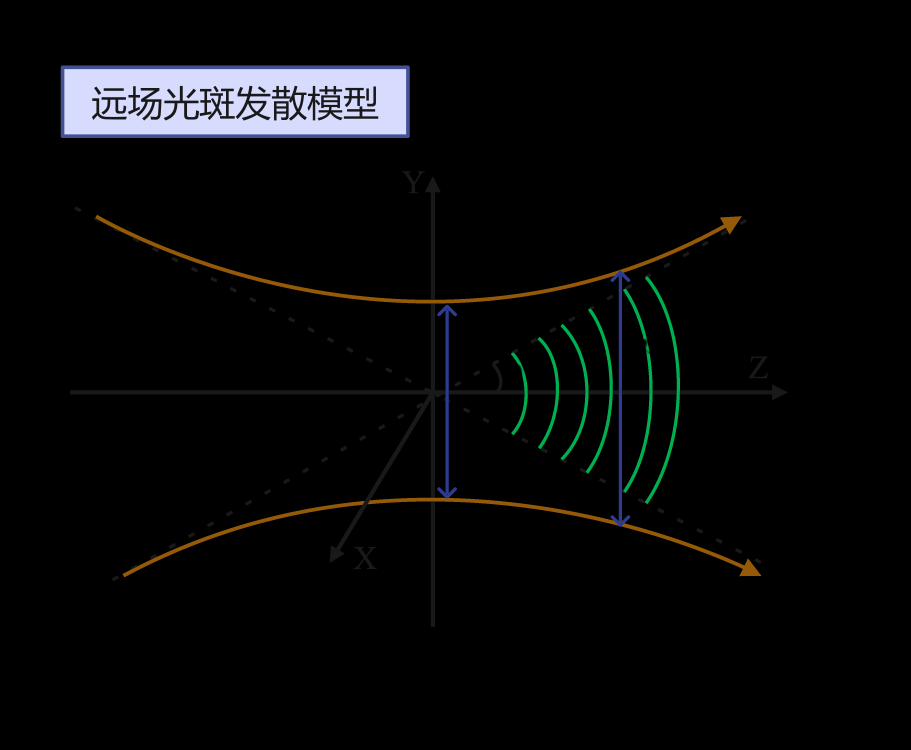
#> input picture CSMainDialog/远场光斑发散模型/远场光斑发散模型.png, 3644 x 3000 px (shown at 1/4 size); its folder holds only this picture in this run
$ python -i spot_algorithms.py   (imports and definitions only)
#> lines starting #> are read from the running program, lines starting #| are printed output that depends on the picture; after the words box and inside, x2 and y2 are one past the last pixel; in counts of white or black regions, pixels touching at a corner belong together
#> further down, picture is the input picture: shape (3000, 3644, 3); mean B, G, R 8.9, 8.5, 7.9
# spot_algorithms.py
import cv2
import numpy as np

# ---------------- 错误码 ----------------
(ERR_IMG_NONE, ERR_IMG_CHANNEL, ERR_IMG_TOO_SMALL, ERR_IMG_BLACK,
 ERR_BINARY_ALL_ZERO, ERR_OPEN_ALL_ZERO, ERR_NO_LOCAL_MAX,
 ERR_ALL_RADIUS_TOO_SMALL, ERR_NO_VALID_SPOT) = range(51, 60)

# ---------------- 仅提示，不终止 ----------------
def _die(code: int, msg: str):
    print(f"【检测错误 {code}】{msg}")
    return None   # 不再抛异常

spot_center = []
spot_areas = []
# ---------------- 通用预处理 ----------------
def _pre_check(img):
    if img is None:
        _die(ERR_IMG_NONE, "读取图片失败（None）")
        return None
    if len(img.shape) != 3 or img.shape[2] != 3:
        _die(ERR_IMG_CHANNEL, "图片通道数≠3，请确认 BGR 图像")
        return None
    h, w = img.shape[:2]
#> h = 3000; w = 3644
    if min(h, w) < 20:
        _die(ERR_IMG_TOO_SMALL, f"图片尺寸过小 ({w}×{h})")
        return None
    gray = cv2.cvtColor(img, cv2.COLOR_BGR2GRAY)
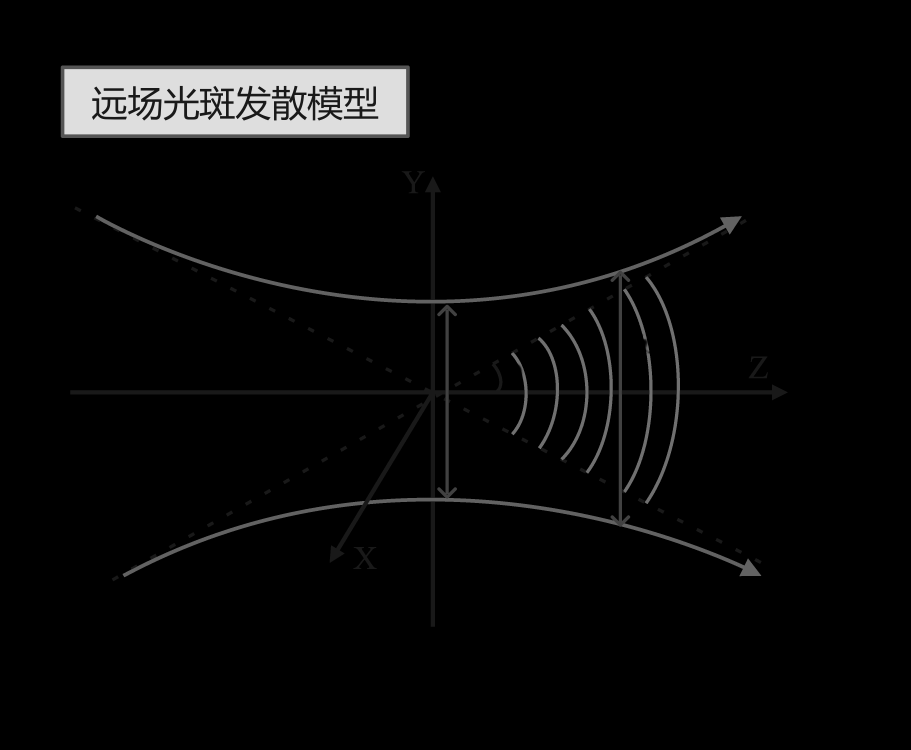
#> gray: shape (3000, 3644) (shown at 1/4 size); min 0, max 222, mean 8.3
    if np.max(gray) == 0:
        _die(ERR_IMG_BLACK, "整幅图全黑")
        return None
    return gray

def get_center_area():
    return spot_center,spot_areas

# ================== A：标准多光斑 ==================
def _algo_A(img, max_spots=3):
    gray = _pre_check(img)
    if gray is None: return img         # 预处理失败，直接返原图，修改1
    thresh_val = int(np.max(gray) * 0.85)
#> thresh_val = 188
    _, binary = cv2.threshold(gray, thresh_val, 255, cv2.THRESH_BINARY)
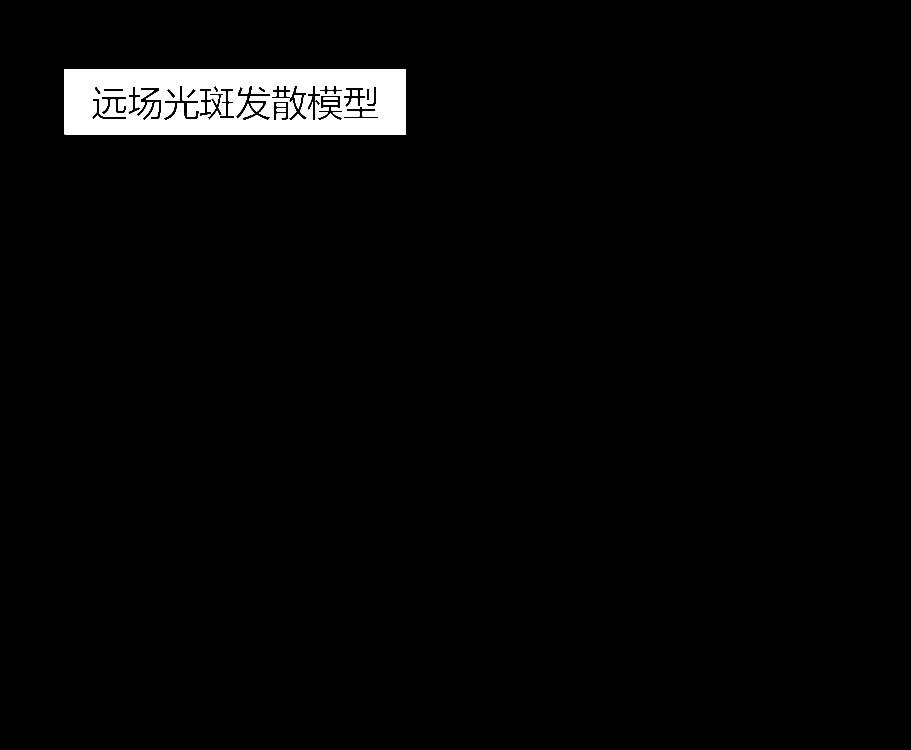
#> binary: shape (3000, 3644) (shown at 1/4 size); 2.7% white; 9 white regions, largest, box (x1, y1, x2, y2) and area: (258, 277, 1624, 537) 291733, (1003, 413, 1052, 446) 991, (1178, 380, 1205, 435) 969
    if not np.count_nonzero(binary):
        print(f"【检测错误 {ERR_BINARY_ALL_ZERO}】二值化后全黑")
        return img
    kernel = cv2.getStructuringElement(cv2.MORPH_ELLIPSE, (5, 5))
    opening = cv2.morphologyEx(binary, cv2.MORPH_OPEN, kernel, iterations=2)
#> opening: shape (3000, 3644); 2.7% white; 19 white regions, largest, box (x1, y1, x2, y2) and area: (258, 277, 1624, 537) 279346, (748, 409, 818, 468) 3163, (600, 408, 634, 467) 1254
    if not np.count_nonzero(opening):
        print(f"【检测错误 {ERR_OPEN_ALL_ZERO}】开运算后全黑")
        return img
    dist = cv2.distanceTransform(opening, cv2.DIST_L2, 5)
    local_max = (dist == cv2.dilate(dist, kernel)) & (dist > 0)
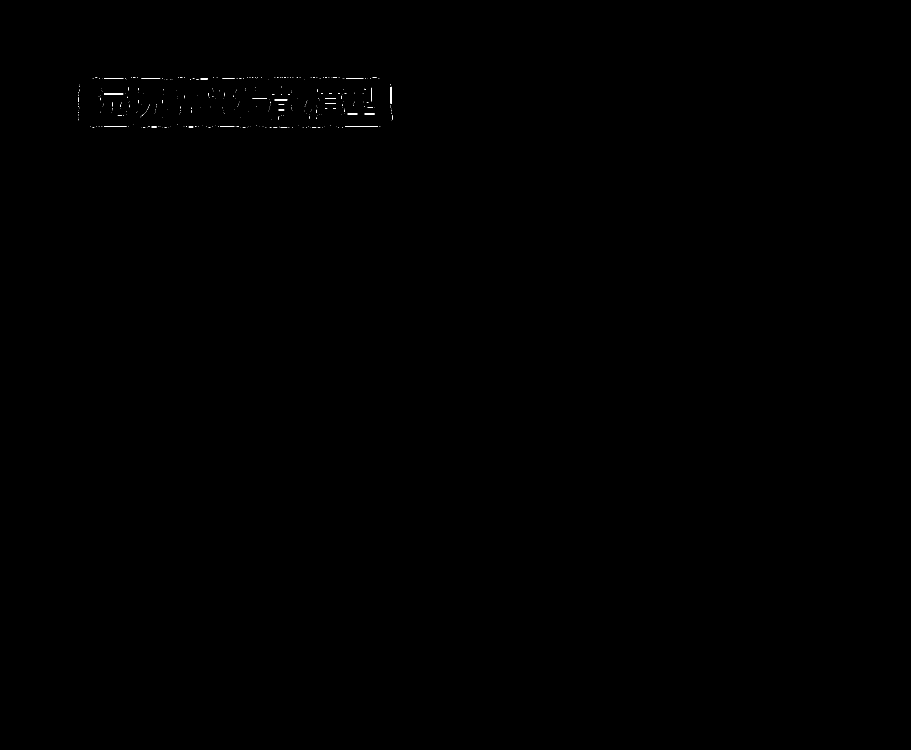
#> local_max: shape (3000, 3644) bool (shown at 1/4 size); 0.03% white in thin lines or dots, all inside (x1, y1, x2, y2) = (312, 309, 1569, 510)
    coords = np.column_stack(np.where(local_max))
#> coords = 3249 pairs, first value 309 to 509, second value 312 to 1568
    if not len(coords):
        print(f"【检测错误 {ERR_NO_LOCAL_MAX}】无局部极大值")
        return img
    radii = dist[coords[:, 0], coords[:, 1]]
#> radii = 3249 values, max 61.56 at index 1943, min 4.39 at index 2438, mean 23.96
    idx = np.argsort(-radii)[:20]
#> idx = 20 values, max 2006 at index 13, min 747 at index 10, mean 1232.9
    coords, radii = coords[idx], radii[idx]
#> coords = 20 rows, first 8: [429, 1562], [422, 1563], [340, 1563], [423, 1563], [339, 1563], [338, 1563], [431, 1563], [337, 1563]; radii = 20 values, max 61.56 at index 0, min 60 at index 11, mean 60.58
    out, used = img.copy(), np.zeros_like(opening, bool)
#> used: shape (3000, 3644) bool; every value is 0
    det = 0
    areas = []      # 保存面积
    centers = []    # 保存圆心坐标
    for (y, x), r in zip(coords, radii):
        if det >= max_spots: break
        r = int(r)
        # ---------- 半径钳位 ----------
        if r < 3 or r > 3000: continue
        mask = np.zeros_like(opening, dtype=np.uint8)
        cv2.circle(mask, (x, y), r, 1, -1)
        overlap = np.logical_and(used, mask.astype(bool)).sum() / (np.pi * r * r + 1e-6)
        if overlap > 0.5: continue
        if cv2.mean(gray, mask=mask * 255)[0] < thresh_val: continue
        # 画圆
        cv2.circle(out, (x, y), r, (0, 0, 255), 2)
        # 画圆心
        cv2.circle(out, (x, y), 3, (255, 0, 0), -1)
        # 计算面积
        area = int(np.sum(mask > 0))
        areas.append(area)
        centers.append((int(x), int(y)))
        # 标编号
        label_id = det + 1          # 当前是第几个光斑
        cv2.putText(out, str(label_id), (x + r + 5, y),
                    cv2.FONT_HERSHEY_SIMPLEX, 0.9, (0, 0, 0),
                    2, cv2.LINE_AA)
        used |= mask.astype(bool)
        det += 1
#> this loop made 12 passes
#> (y, x, r, overlap) on passes 2, 4, 5, 6, 7, 8, 9, 10: (422, 1563, 61, 0.925), (423, 1563, 61, 0.98), (339, 1563, 61, 0.989), (338, 1563, 61, 0.978), (431, 1563, 61, 0.976), (337, 1563, 61, 0.968), (425, 1563, 61, 0.986), (424, 1563, 61, 0.983)
#> (y, x, r, overlap, area) on passes 1, 3, 11: (429, 1562, 61, 0, 11681), (340, 1563, 61, 0.161, 11681), (337, 318, 60, 0, 11289)
#> pass 1, in _algo_A, `used |= mask.astype(bool)`:
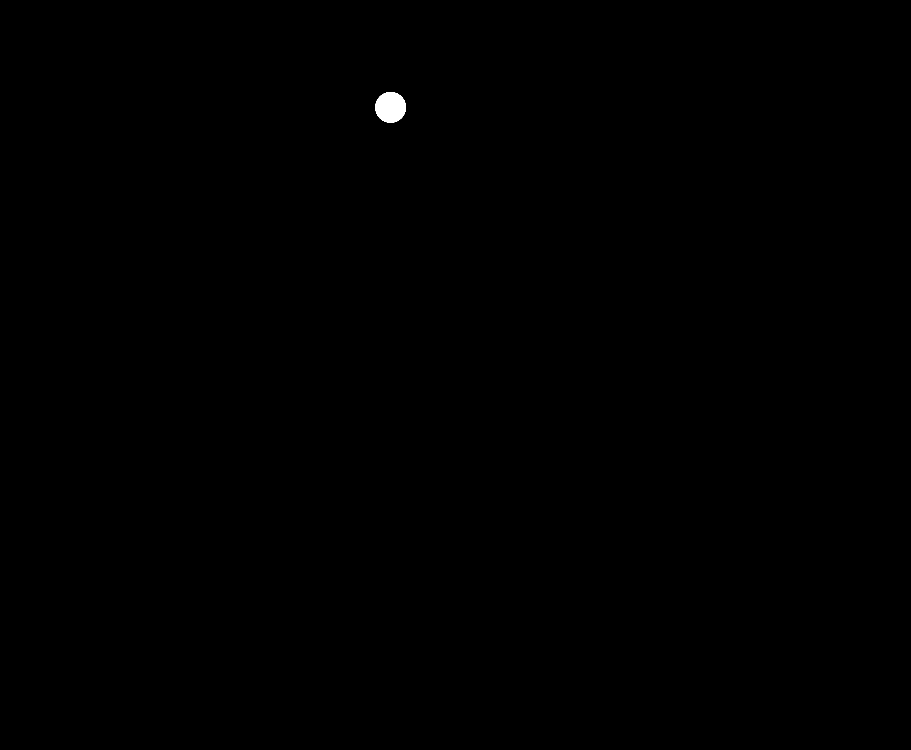
#> used: shape (3000, 3644) bool (shown at 1/4 size); 0.11% white; 1 white region, box (x1, y1, x2, y2) and area: (1501, 368, 1624, 491) 11681
#> after the loop:
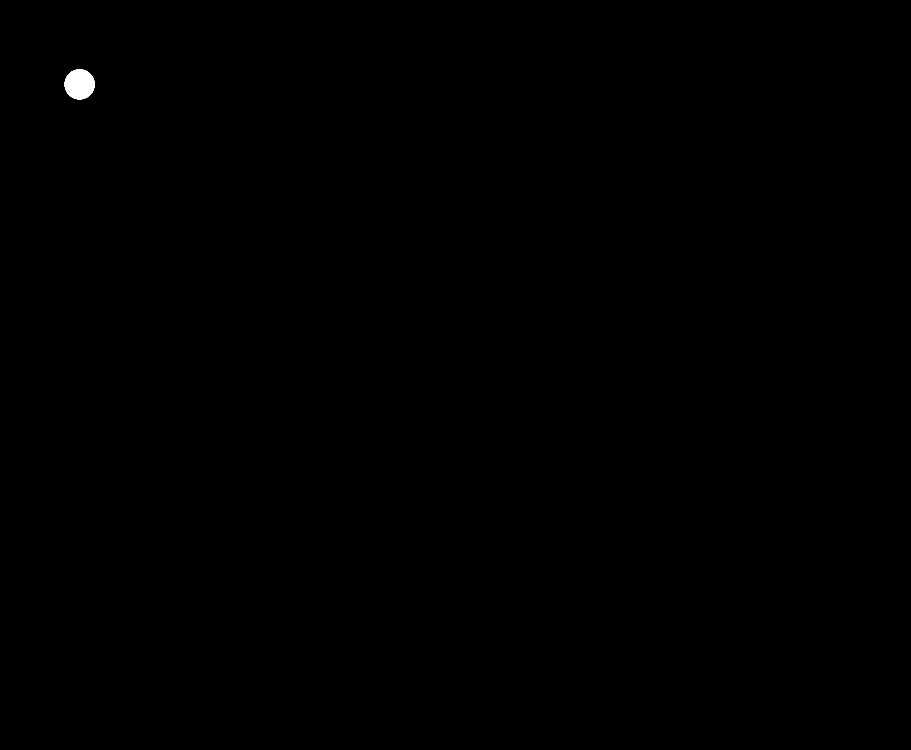
#> mask: shape (3000, 3644) (shown at 1/4 size); values 0 (black) and 1 (white), 0.1% white; 1 white region, box (x1, y1, x2, y2) and area: (258, 277, 379, 398) 11289
#> after the loop:
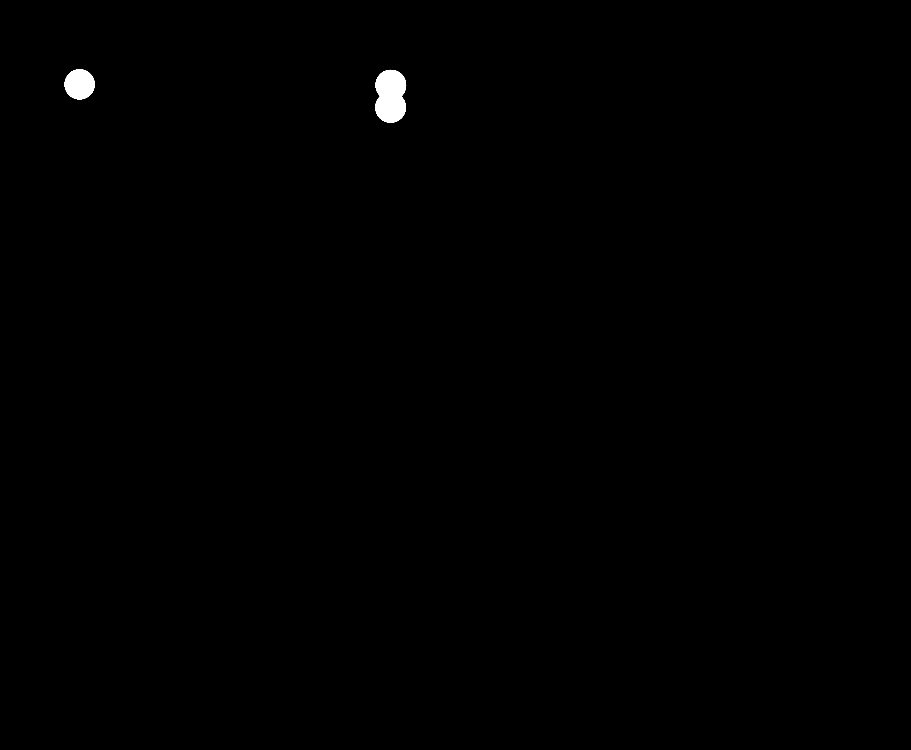
#> used: shape (3000, 3644) bool (shown at 1/4 size); 0.3% white; 2 white regions, box (x1, y1, x2, y2) and area: (1501, 279, 1625, 491) 21476, (258, 277, 379, 398) 11289
#> after the loop, areas = [11681, 11681, 11289]; centers = [(1562, 429), (1563, 340), (318, 337)]; det = 3
    if not det:
        print(f"【检测错误 {ERR_NO_VALID_SPOT}】最终可画光斑数为 0")
        return img #修改2
    # 控制台打印
    global spot_center,spot_areas
    spot_center = centers
#> spot_center = [(1562, 429), (1563, 340), (318, 337)]
    spot_areas = areas
#> spot_areas = [11681, 11681, 11289]
    return out #返回光斑中心，修改3

# ================== B：双光斑 ==================
def _algo_B(img, max_spots=2):
    return _algo_A(img, max_spots)

# ================== C：单光斑 + 去噪 ==================
# [59 lines left out: function _algo_C, not called in this run]

# ================== D：框选后 + 二次亮度校验 ==================
def _algo_D(img, max_spots=1):
    # 直接走 A，已含圆心、面积输出
    return _algo_A(img, max_spots)

# ================== 统一对外接口 ==================
# [5 lines left out: function detect_spots, not called in this run]

>>> import cv2
>>> picture = cv2.imread('远场光斑发散模型/远场光斑发散模型.png')
>>> result = _algo_A(picture)
